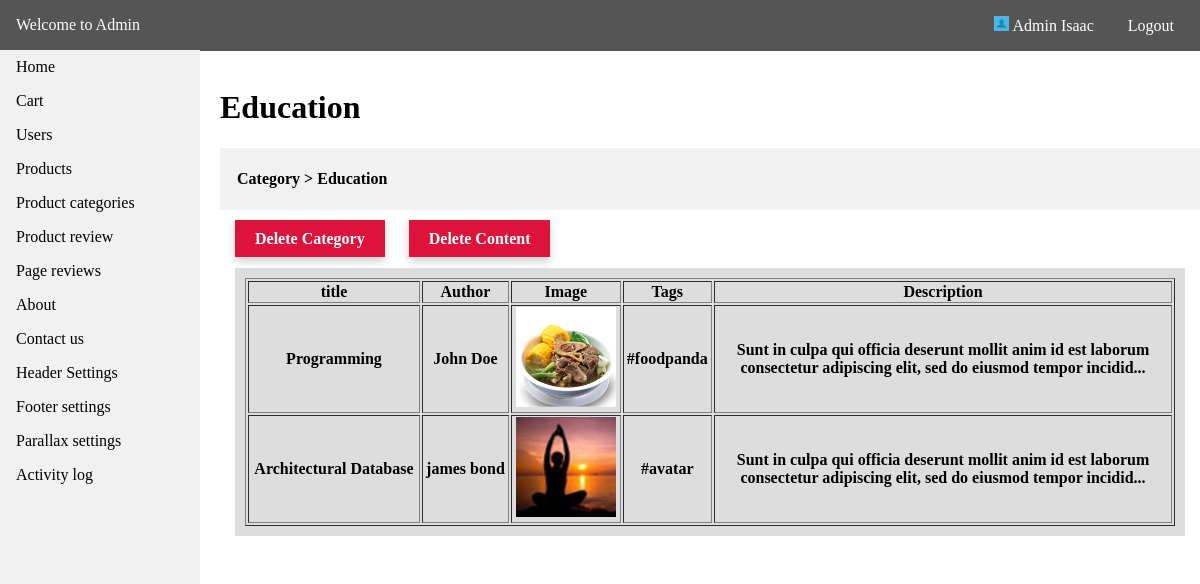
/admin/product_cat_details.php?id=42 (signed in), run on the app's committed database.
### tables this page shows
CREATE TABLE `tbl_menus` (
  `id` int(11) NOT NULL,
  `menu_name` varchar(255) NOT NULL,
  `menu_link` varchar(255) NOT NULL,
  `date_created` datetime NOT NULL DEFAULT CURRENT_TIMESTAMP
);

CREATE TABLE `tbl_categories` (
  `id` int(11) NOT NULL,
  `ref_id` int(11) NOT NULL,
  `cat_name` varchar(255) NOT NULL,
  `activated` int(11) NOT NULL,
  `date_created` datetime NOT NULL DEFAULT CURRENT_TIMESTAMP
);

CREATE TABLE `tbl_stack` (
  `id` int(11) NOT NULL,
  `ref_id` int(11) NOT NULL,
  `title` varchar(50) DEFAULT NULL,
  `category` varchar(255) NOT NULL,
  `price` int(20) NOT NULL,
  `quantity` int(20) NOT NULL,
  `title_desc` varchar(50) DEFAULT NULL,
  `image` varchar(255) NOT NULL,
  `some_text` varchar(50) DEFAULT NULL,
  `description` text,
  `date_created` datetime NOT NULL DEFAULT CURRENT_TIMESTAMP
);

### api/dbh.php (called while the page is built, shortened)
<?php
class dbh {
    public function __construct() {
        $this->servername = HOST;
        $this->username = USER;
        $this->password = PASS;
        $this->dbname = DBNAME;
        $this->conn = mysqli_connect($this->servername,$this->username,$this->password,$this->dbname);
    }
}
?>

### config.php (called while the page is built, shortened)
<?php
include API.'dbh.php';
include API.'viewUser.php';
$viewUser = new ViewUser;
?>

### api/viewUser.php (called while the page is built, shortened)
<?php
class ViewUser extends User {
    public function get_query($query) {
        $res = mysqli_query($this->conn,$query);
        return $res;
    }
    public function select_where($table_name, $where_condition)
      {
           $condition = '';
           $array = array();
           foreach($where_condition as $key => $value)
           {
                $condition .= $key . " = '".$value."' AND ";
           }
           $condition = substr($condition, 0, -5);
           $query = "SELECT * FROM ".$table_name." WHERE " . $condition;
           $result = mysqli_query($this->conn, $query);
           while($row = mysqli_fetch_array($result))
           {
                $array[] = $row;
           }
           return $array;
      }
}
?>

### admin/product_cat_details.php (the view, shortened to what this page needs)
<?php
include '../config.php';
    $table = "tbl_categories";
    $id = array(
        'id' => $_GET['id']
    );
    $res = $viewUser->select_where($table, $id);
    foreach ($res as $data) {
        $ptitle = $data['cat_name'];
        $pid = $data['id'];
    }
?>
<!DOCTYPE html>
<html>
<head>
    <link rel="stylesheet" type="text/css" media="screen" href="admin_css/main.css" />
</head>
<body>
<?php
include 'require/nav.php';
?>
<div class="container">
    <br>
<h1><?php echo $ptitle; ?></h1>
<div style="background-color:#f1f1f1;padding:1px;"><h4>&nbsp &nbsp <a style="color:#000;text-decoration:none;" href="<?php echo ADMIN_URL.'product_category.php';?>">Category</a> > <?php echo $ptitle; ?></h4></div>
    <div class="content">
        <div class="row">
            <div class="options">
                <a class="delete" onclick="return confirm('Do you want to delete including the content?')" href="<?php echo ADMIN_URL.'ajax/delete_cat.php?id='.$pid;?>">Delete Category</a>
                <a class="delete" onclick="return confirm('Do you want to Empty this <?php echo $ptitle; ?> Category?')" href="<?php echo ADMIN_URL.'ajax/delete.php?id='.$pid;?>">Delete Content</a>
            </div>
            <div style="padding: 20px;">
                <div style="padding:10px;width:100%;background-color:#ddd;">
<?php
$qry = "SELECT * FROM tbl_stack WHERE category = '$ptitle'";
$res = $viewUser->get_query($qry);
$num = $res->num_rows;
if ($num > 0) {
?>
                    <table border=1>
                        <tr>
                            <th>title</th>
                            <th>Author</th>
                            <th>Image</th>
                            <th>Tags</th>
                            <th style="width:50%;">Description</th>
                        </tr>
                <?php
                while ($row = $res->fetch_assoc()) {
                $stitle = $row['title'];
                $sauthor = $row['title_desc'];
                $simage = $row['image'];
                $stags = $row['some_text'];
                $sdesc = $row['description'];
                if (strlen($sdesc) > 75) {
                    $sdesc = substr($sdesc, 0, 120).'... <br>';
                  }
                ?>
                        <tr>
                            <th><?php echo $stitle; ?></th>
                            <th><?php echo $sauthor; ?></th>
                            <th><img src="../<?php echo $simage;?>" height=100 width=100 alt=""></th>
                            <th><?php echo $stags; ?></th>
                            <th><?php echo $sdesc; ?></th>
                        </tr>
                <?php  } ?>
                    </table>
<?php } else { echo 'No Content in this Category'; }?>
                </div>
            </div>
    </div>
    </div>
</div>
</body>
</html>

### admin/require/nav.php (shortened to what this page needs)
<div class="header">
    <p><a style="color:#fff;text-decoration:none;" href="<?php echo ADMIN_URL.'home.php';?>">Welcome to Admin</a></p>
    <div class="head-content">
        <p><img src="<?php echo BASE_URL; ?>image/sample-image.jpg" style="height:15px;width:15px;" alt=""> <?php echo $_SESSION["admin"]; ?></p>
        <p><a style="color:#fff;text-decoration:none;" href="<?php echo ADMIN_URL.'logout.php';?>">Logout</a></p>
    </div>
</div>
<nav class="navi">
    <ul>
        <li><a href="<?php echo ADMIN_URL.'home.php';?>">Home</a></li>
    <?php
        $tbl = "SELECT * FROM tbl_menus";
        $res = $viewUser->get_query($tbl);
        while($row = $res->fetch_assoc()) {
            $menu = $row['menu_name'];
            $link = $row['menu_link'];
    ?>
        <li><a href="<?php echo ADMIN_URL.$link.'.php'; ?>"><?php echo ucfirst($menu); ?></a></li>
    <?php
        }
    ?>
    </ul>
</nav>

### admin/admin_css/main.css (style rules this page uses)
html { scroll-behavior: smooth; }
* { box-sizing: border-box; }
body { margin: 0; font-family: Cambria, Cochin, Georgia, Times, 'Times New Roman', serif; }
ul { list-style-type: none; margin: 0; padding: 0; width: 200px; top: 50px; background-color: #f1f1f1; position: fixed; height: 100%; overflow: auto; }
li a { display: block; color: #000; padding: 8px 16px; text-decoration: none; }
.header { background-color: #555; color:white; display: inline-block; width: 100%; position:fixed; top:0; padding: 16px; }
.header p { display: inline; }
.container { margin-top: 50px; margin-left: 220px; }
.content { margin-top: 20px; }
.head-content { float:right; }
.head-content p { margin-left: 10px; padding: 10px; }
.row { margin: 0 -5px; }
.row:after { content: ""; display: table; clear: both; }
.options a { margin-left: 20px; padding: 10px 20px; background-color: #f1f1f1; text-decoration: none; color: #fff; font-weight: bold; box-shadow: 0 4px 8px 0 rgba(0, 0, 0, 0.2); }
.options .delete { background-color: crimson; }

### data on the page
tbl_menus: menu_name "Cart"
tbl_menus: menu_name "Users"
tbl_menus: menu_name "Products"
tbl_menus: menu_name "Product categories"
tbl_menus: menu_name "Product review"
tbl_menus: menu_name "Page reviews"
tbl_menus: menu_name "About"
tbl_menus: menu_name "Contact us"
tbl_menus: menu_name "Header Settings"
tbl_menus: menu_name "Footer settings"
tbl_menus: menu_name "Parallax settings"
tbl_menus: menu_name "Activity log"
tbl_categories: cat_name "Education"
tbl_stack: title "Programming", title_desc "John Doe", image (picture), some_text "#foodpanda", description "Sunt in culpa qui officia deserunt mollit anim id est laborum consectetur adipiscing elit, sed do eiusmod tempor incidid"
tbl_stack: title "Architectural Database", title_desc "james bond", image (picture), some_text "#avatar", description "Sunt in culpa qui officia deserunt mollit anim id est laborum consectetur adipiscing elit, sed do eiusmod tempor incidid"

### other printed values
$_SESSION["admin"] "Admin Isaac"
